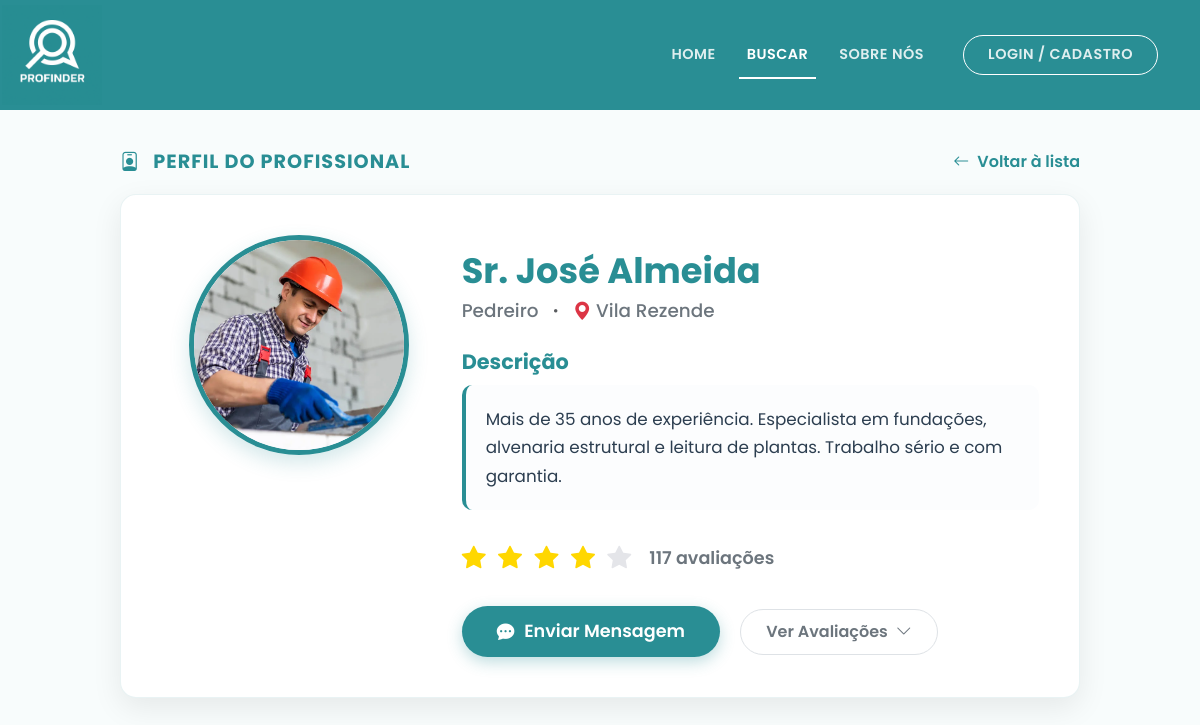
The page /perfil/1 on the database its author committed.
### app.py (models this page shows)
class Profissional(db.Model, UserMixin):
    id = db.Column(db.Integer, primary_key=True)
    nome = db.Column(db.String(100), nullable=False)
    cpf = db.Column(db.String(11), unique=True, nullable=False)
    email = db.Column(db.String(120), unique=True, nullable=False)
    senha = db.Column(db.String(128), nullable=False)
    profissao = db.Column(db.String(50), nullable=False)
    bairro = db.Column(db.String(50), nullable=False)
    descricao = db.Column(db.Text, nullable=True) # Nova coluna adicionada!
    avaliacao = db.Column(db.Float, default=5.0)
    foto = db.Column(db.String(255), default='https://cdn-icons-png.flaticon.com/512/3135/3135715.png')
    tipo_conta = db.Column(db.String(20), default='profissional')

### app.py (the view)
@app.route('/perfil/<int:id>')
def perfil(id):
    profissional_selecionado = Profissional.query.get_or_404(id)
    return render_template('perfil.html', profissional=profissional_selecionado)

### app/templates/perfil.html (shortened to what this page needs)
<!DOCTYPE html>
<html lang="pt-BR">
<head>
    <link href="https://cdn.jsdelivr.net/npm/bootstrap@5.3.2/dist/css/bootstrap.min.css" rel="stylesheet">
    <link rel="stylesheet" href="https://cdn.jsdelivr.net/npm/bootstrap-icons@1.11.1/font/bootstrap-icons.css">
</head>
<body>
    <nav class="navbar navbar-expand-lg navbar-profinder sticky-top">
        <div class="container">
            <a class="navbar-brand" href="{{ url_for('index') }}" title="Sair / Voltar ao Início">
                <img src="{{ url_for('static', filename='img/logo-nome.png') }}" alt="Logo ProFinder">
            </a>
            <div class="collapse navbar-collapse justify-content-end" id="navbarNav">
                <ul class="navbar-nav align-items-center">
                    <li class="nav-item"><a class="nav-link" href="{{ url_for('index') }}">Home</a></li>
                    <li class="nav-item"><a class="nav-link active" href="{{ url_for('busca_servicos') }}">Buscar</a></li>
                    <li class="nav-item"><a class="nav-link" href="{{ url_for('sobre') }}">Sobre Nós</a></li>
                    {% if current_user.is_authenticated %}
                        <li class="nav-item ms-lg-3 mt-3 mt-lg-0 d-none d-lg-block">
                            <span class="nav-link" style="text-transform: none; font-size: 0.95rem;">Olá, <strong>{{ current_user.nome.split()[0] }}</strong></span>
                        </li>
                        <li class="nav-item ms-lg-2 mt-2 mt-lg-0">
                            <a class="nav-link btn-login-nav border border-white rounded-pill px-4" href="{{ url_for('logout') }}" style="background-color: rgba(255,255,255,0.1);">Sair</a>
                        </li>
                    {% else %}
                        <li class="nav-item ms-lg-3 mt-3 mt-lg-0">
                            <a class="nav-link btn-login-nav border border-white rounded-pill px-4" href="{{ url_for('login') }}">Login / Cadastro</a>
                        </li>
                    {% endif %}
                </ul>
            </div>
        </div>
    </nav>
    <main class="container main-container">
        <div class="cabecalho-perfil">
            <h2 class="titulo-secao"><i class="bi bi-person-badge me-2"></i> Perfil do Profissional</h2>
            <a href="javascript:history.back()" class="btn-voltar">
                <i class="bi bi-arrow-left"></i> Voltar à lista
            </a>
        </div>
        <div class="card-perfil">
            <div class="row">
                <div class="col-md-4 text-center mb-4 mb-md-0">
                    <div class="foto-perfil-container">
                        <img src="{{ profissional.foto }}" alt="Foto de {{ profissional.nome }}">
                    </div>
                </div>
                <div class="col-md-8">
                    <h1 class="nome-profissional">{{ profissional.nome }}</h1>
                    <div class="info-basica">
                        <span>{{ profissional.profissao }}</span>
                        <i class="bi bi-dot text-muted"></i>
                        <span><i class="bi bi-geo-alt-fill text-danger"></i> {{ profissional.bairro.replace('_', ' ').title() }}</span>
                    </div>
                    <h3 class="titulo-descricao">Descrição</h3>
                    <p class="texto-descricao">
                        {{ profissional.descricao | default("Profissional qualificado e altamente recomendado pela comunidade ProFinder. Especialista na sua área de atuação, sempre com foco em entregar o melhor resultado para os clientes.", true) }}
                    </p>
                    <div class="bloco-avaliacoes">
                        <div class="estrelas">
                            {% for i in range(5) %}
                                {% if i < profissional.avaliacao|int %}
                                    <i class="bi bi-star-fill"></i>
                                {% else %}
                                    <i class="bi bi-star-fill estrela-vazia"></i>
                                {% endif %}
                            {% endfor %}
                        </div>
                        <span class="numero-avaliacoes">
                            {{ (profissional.avaliacao * 24)|int }} avaliações
                        </span>
                    </div>
                    <div class="botoes-acao mt-4">
                        <a href="#" class="btn-mensagem me-md-3 mb-3 mb-md-0" onclick="alert('Funcionalidade de Chat irá ser implementada na próxima fase do projeto, assim como o portifólio do profissional')">
                            <i class="bi bi-chat-dots-fill"></i> Enviar Mensagem
                        </a>
                        <a href="#" class="btn-avaliacoes">
                            Ver Avaliações <i class="bi bi-chevron-down"></i>
                        </a>
                    </div>
                </div>
            </div>
        </div>
    </main>
</body>
</html>

### app/templates/perfil.html (style rules this page uses)
:root { --cor-primaria: #298e94; --cor-primaria-hover: #22767c; --cor-texto-escuro: #2c3e50; --cor-texto-mutado: #6c757d; --cor-fundo: #f8fcfc; }
body { font-family: 'Poppins', sans-serif; background-color: var(--cor-fundo); min-height: 100vh; display: flex; flex-direction: column; }
.navbar-profinder { background-color: var(--cor-primaria); padding: 0; }
.navbar-brand img { height: 100px; margin-left: -40px; }
.nav-link { color: rgba(255, 255, 255, 0.85) !important; font-weight: 600; font-size: 0.9rem; text-transform: uppercase; letter-spacing: 0.5px; margin-left: 15px; position: relative; transition: color 0.3s ease; }
.nav-link:hover, .nav-link.active { color: white !important; }
.nav-link::after { content: ''; position: absolute; width: 0; height: 2px; bottom: -5px; left: 0; background-color: white; transition: width 0.3s ease; }
.nav-link:hover::after, .nav-link.active::after { width: 100%; }
.btn-login-nav { transition: all 0.3s ease !important; }
.btn-login-nav::after { display: none !important; }
.main-container { flex: 1; padding: 40px 20px; max-width: 1000px; }
.cabecalho-perfil { display: flex; justify-content: space-between; align-items: center; margin-bottom: 20px; }
.titulo-secao { color: var(--cor-primaria); font-weight: 700; font-size: 1.2rem; text-transform: uppercase; letter-spacing: 1px; margin: 0; }
.btn-voltar { color: var(--cor-primaria); background: transparent; font-weight: 600; text-decoration: none; transition: all 0.3s ease; display: inline-flex; align-items: center; gap: 8px; }
.card-perfil { background: white; border-radius: 16px; box-shadow: 0 10px 30px rgba(0,0,0,0.08); border: 1px solid rgba(41, 142, 148, 0.1); overflow: hidden; padding: 40px; }
.foto-perfil-container { width: 220px; height: 220px; border-radius: 50%; overflow: hidden; border: 5px solid var(--cor-primaria); margin: 0 auto; box-shadow: 0 8px 20px rgba(41, 142, 148, 0.2); }
.foto-perfil-container img { width: 100%; height: 100%; object-fit: cover; }
.nome-profissional { color: var(--cor-primaria); font-weight: 700; font-size: 2.2rem; margin-bottom: 5px; margin-top: 15px; }
.info-basica { color: var(--cor-texto-mutado); font-size: 1.15rem; font-weight: 500; margin-bottom: 25px; display: flex; align-items: center; gap: 8px; }
.titulo-descricao { color: var(--cor-primaria); font-weight: 700; font-size: 1.3rem; margin-bottom: 10px; }
.texto-descricao { color: var(--cor-texto-escuro); font-size: 1.05rem; line-height: 1.7; margin-bottom: 30px; background-color: #fcfdfe; padding: 20px; border-radius: 10px; border-left: 4px solid var(--cor-primaria); }
.bloco-avaliacoes { display: flex; align-items: center; gap: 15px; margin-bottom: 30px; }
.estrelas { color: #ffd700; font-size: 1.5rem; letter-spacing: 3px; }
.estrela-vazia { color: #e4e5e9; }
.numero-avaliacoes { color: var(--cor-texto-mutado); font-weight: 600; font-size: 1.1rem; }
.btn-mensagem { background-color: var(--cor-primaria); color: white; font-weight: 600; padding: 12px 35px; font-size: 1.1rem; border-radius: 30px; text-decoration: none; display: inline-flex; align-items: center; gap: 10px; transition: all 0.3s; border: none; box-shadow: 0 5px 15px rgba(41, 142, 148, 0.3); }
.btn-avaliacoes { background-color: transparent; color: var(--cor-texto-mutado); border: 1px solid #dee2e6; font-weight: 600; padding: 10px 25px; border-radius: 30px; text-decoration: none; display: inline-flex; align-items: center; gap: 8px; transition: all 0.3s; }

### rows shown on the page
Profissional: foto (picture), nome "Sr. José Almeida", profissao "Pedreiro", bairro.replace "Vila Rezende", descricao "Mais de 35 anos de experiência. Especialista em fundações, alvenaria estrutural e leitura de plantas. Trabalho sério e com garantia.", (profissional.avaliacao*24)|int "117"
